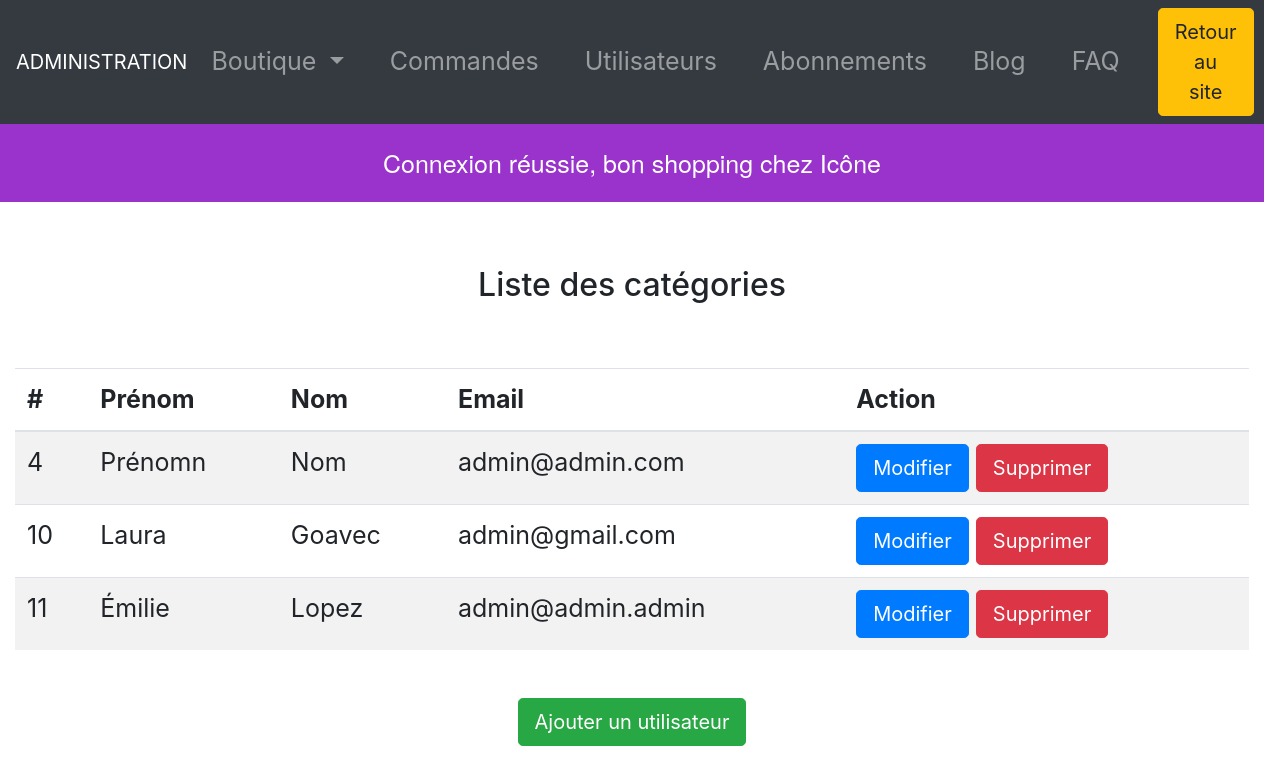
Page /index.php?p=userAdmin&action=list (signed in) on the committed database.
### tables this page shows
CREATE TABLE `users` (
  `id` int(11) NOT NULL,
  `firstname` varchar(255) NOT NULL,
  `lastname` varchar(255) NOT NULL,
  `email` varchar(255) NOT NULL,
  `password` varchar(255) NOT NULL,
  `is_admin` tinyint(11) NOT NULL DEFAULT '0',
  `city` varchar(255) NOT NULL,
  `adress` varchar(255) NOT NULL
);

### models/User.php (called while the page is built, shortened)
<?php
function getAllUsers(){
    $db = dbConnect();
    $query = $db->query('SELECT * FROM users');
    $allUsers = $query->fetchAll();
    return $allUsers;
}

### views/userList.php (the view, shortened to what this page needs)
<!DOCTYPE html>
<html lang="fr">
<head>
    <link rel="stylesheet" href="assets/css/admin.css">
    <?php require 'partials/head_assets_admin.php'; ?>
</head>
<body>
<header>
    <?php require 'partials/header_admin.php'; ?>
</header>
<main>
    <?php if(isset($_SESSION['messages'])): ?>
        <div class="message">
            <?php foreach($_SESSION['messages'] as $message): ?>
                <?= $message ?><br>
            <?php endforeach; ?>
        </div>
    <?php endif; ?>
    <h2 class="p-3 text-center mt-5 mb-5">Liste des catégories</h2>
    <div class="container-fluid">
        <table class="table table-striped">
            <thead>
            <tr>
                <th scope="col">#</th>
                <th scope="col">Prénom</th>
                <th scope="col">Nom</th>
                <th scope="col">Email</th>
                <th scope="col">Action</th>
            </tr>
            </thead>
            <tbody>
            <?php foreach($users as $user):?>
                <tr>
                    <td><?= htmlentities($user['id'] )?> </td>
                    <td><?= htmlentities($user['firstname']) ?> </td>
                    <td><?= htmlentities($user['lastname']) ?> </td>
                    <td><?= htmlentities($user['email']) ?> </td>
                    <td>
                        <a class="btn btn-primary btn-lg" href="index.php?p=userAdmin&action=edit&id=<?= $user['id'] ?>" role="button">Modifier</a>
                        <button type="button" class="btn btn-danger btn-lg" data-toggle="modal" data-target="#exampleModal<?= $user['id'] ?>">
                            Supprimer
                        </button>
                    </td>
                </tr>
            <?php endforeach; ?>
            </tbody>
        </table>
        <div class="text-center mt-5">
            <a class="btn btn-success center-block text-center btn-lg" href="index.php?p=userAdmin&action=new" role="button">Ajouter un utilisateur</a>
        </div>
    </div>
</main>
</body>

### assets/css/admin.css (style rules this page uses)
.message { text-align: center; font-family: "Helvetica Neue"; font-size: 25px; color: #ffffff; padding: 20px; background-color: #9933cc; }
th, tr, label { font-size: 25px; }

### rows in the picture
users: id "4", firstname "Prénomn", lastname "Nom", email "admin@admin.com"
users: id "10", firstname "Laura", lastname "Goavec", email "admin@gmail.com"
users: id "11", firstname "Émilie", lastname "Lopez", email "admin@admin.admin"

### other values in the picture
$message "Connexion réussie, bon shopping chez Icône"
